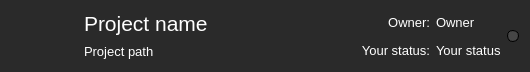
<?xml version="1.0" encoding="UTF-8"?>
<ui version="4.0">
 <class>Form</class>
 <widget class="QWidget" name="Form">
  <property name="geometry">
   <rect>
    <x>0</x>
    <y>0</y>
    <width>530</width>
    <height>72</height>
   </rect>
  </property>
  <property name="minimumSize">
   <size>
    <width>0</width>
    <height>72</height>
   </size>
  </property>
  <property name="maximumSize">
   <size>
    <width>16777215</width>
    <height>72</height>
   </size>
  </property>
  <property name="windowTitle">
   <string>Form</string>
  </property>
  <property name="styleSheet">
   <string notr="true">background-color: rgb(42, 42, 42);
border-radius: 10px;</string>
  </property>
  <layout class="QHBoxLayout" name="horizontalLayout_3">
   <item>
    <widget class="QFrame" name="project_icon">
     <property name="minimumSize">
      <size>
       <width>60</width>
       <height>60</height>
      </size>
     </property>
     <property name="maximumSize">
      <size>
       <width>60</width>
       <height>60</height>
      </size>
     </property>
     <property name="frameShape">
      <enum>QFrame::StyledPanel</enum>
     </property>
     <property name="frameShadow">
      <enum>QFrame::Raised</enum>
     </property>
    </widget>
   </item>
   <item>
    <layout class="QHBoxLayout" name="horizontalLayout">
     <item>
      <layout class="QVBoxLayout" name="verticalLayout">
       <property name="leftMargin">
        <number>7</number>
       </property>
       <item>
        <widget class="QLabel" name="project_name">
         <property name="font">
          <font>
           <pointsize>16</pointsize>
          </font>
         </property>
         <property name="styleSheet">
          <string notr="true">background-color: rgb(42, 42, 42);
color: rgb(255, 255, 255);</string>
         </property>
         <property name="text">
          <string>Project name</string>
         </property>
        </widget>
       </item>
       <item>
        <widget class="QLabel" name="project_path">
         <property name="font">
          <font>
           <pointsize>10</pointsize>
          </font>
         </property>
         <property name="styleSheet">
          <string notr="true">background-color: rgb(42, 42, 42);
color: rgb(255, 255, 255);</string>
         </property>
         <property name="text">
          <string>Project path</string>
         </property>
        </widget>
       </item>
      </layout>
     </item>
     <item>
      <spacer name="horizontalSpacer">
       <property name="orientation">
        <enum>Qt::Horizontal</enum>
       </property>
       <property name="sizeHint" stdset="0">
        <size>
         <width>40</width>
         <height>20</height>
        </size>
       </property>
      </spacer>
     </item>
     <item>
      <layout class="QHBoxLayout" name="horizontalLayout_2">
       <item>
        <layout class="QVBoxLayout" name="verticalLayout_2">
         <item>
          <widget class="QLabel" name="owner_label">
           <property name="font">
            <font>
             <pointsize>10</pointsize>
            </font>
           </property>
           <property name="layoutDirection">
            <enum>Qt::LeftToRight</enum>
           </property>
           <property name="styleSheet">
            <string notr="true">background-color: rgb(42, 42, 42);
color: rgb(255, 255, 255);</string>
           </property>
           <property name="text">
            <string>Owner:</string>
           </property>
           <property name="alignment">
            <set>Qt::AlignRight|Qt::AlignTrailing|Qt::AlignVCenter</set>
           </property>
          </widget>
         </item>
         <item>
          <widget class="QLabel" name="yous_tatus_label">
           <property name="font">
            <font>
             <pointsize>10</pointsize>
            </font>
           </property>
           <property name="styleSheet">
            <string notr="true">background-color: rgb(42, 42, 42);
color: rgb(255, 255, 255);</string>
           </property>
           <property name="text">
            <string>Your status:</string>
           </property>
           <property name="alignment">
            <set>Qt::AlignRight|Qt::AlignTrailing|Qt::AlignVCenter</set>
           </property>
          </widget>
         </item>
        </layout>
       </item>
       <item>
        <layout class="QVBoxLayout" name="verticalLayout_3">
         <item>
          <widget class="QLabel" name="owner_value">
           <property name="font">
            <font>
             <pointsize>10</pointsize>
            </font>
           </property>
           <property name="styleSheet">
            <string notr="true">background-color: rgb(42, 42, 42);
color: rgb(255, 255, 255);</string>
           </property>
           <property name="text">
            <string>Owner</string>
           </property>
          </widget>
         </item>
         <item>
          <widget class="QLabel" name="yous_tatus_value">
           <property name="font">
            <font>
             <pointsize>10</pointsize>
            </font>
           </property>
           <property name="styleSheet">
            <string notr="true">background-color: rgb(42, 42, 42);
color: rgb(255, 255, 255);</string>
           </property>
           <property name="text">
            <string>Your status</string>
           </property>
          </widget>
         </item>
        </layout>
       </item>
      </layout>
     </item>
     <item>
      <widget class="QFrame" name="is_open">
       <property name="minimumSize">
        <size>
         <width>12</width>
         <height>12</height>
        </size>
       </property>
       <property name="maximumSize">
        <size>
         <width>12</width>
         <height>12</height>
        </size>
       </property>
       <property name="styleSheet">
        <string notr="true">QFrame{
	background-color: #464646;
	border: 1px solid #000000;
	border-radius: 6px;
}</string>
       </property>
       <property name="frameShape">
        <enum>QFrame::StyledPanel</enum>
       </property>
       <property name="frameShadow">
        <enum>QFrame::Raised</enum>
       </property>
      </widget>
     </item>
    </layout>
   </item>
  </layout>
 </widget>
 <resources/>
 <connections/>
</ui>
